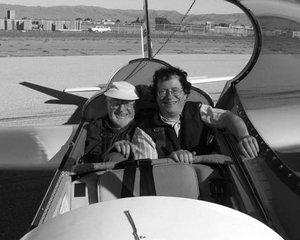
//> input picture cpp_opencv/03_imgproc_module/22_match_template/Template_Matching_Original_Image.jpg, 300 x 240 px
$ ./bounding_boxes_and_circles1 ../22_match_template/Template_Matching_Original_Image.jpg   (built with g++ and OpenCV 4)
//> lines starting //> are read from the running program, lines starting //| are printed output that depends on the picture; after the words box and inside, x2 and y2 are one past the last pixel; in counts of white or black regions, pixels touching at a corner belong together
 #include "opencv2/imgcodecs.hpp"
#include "opencv2/highgui.hpp"
#include "opencv2/imgproc.hpp"
#include <iostream>
using namespace cv;
using namespace std;
Mat src; Mat src_gray;
int thresh = 100;
int max_thresh = 255;
RNG rng(12345);
void thresh_callback(int, void* );
int main( int argc, char** argv )
{
  CommandLineParser parser( argc, argv, "{@input | ../../data/ball.jpg | input image}" );
  src = imread( parser.get<String>( "@input" ), IMREAD_COLOR );
//> src is the input picture: 240 rows x 300 cols, CV_8UC3; min 0, max 255, mean 118.1
  if( src.empty() )
    {
      cout << "Could not open or find the image!\n" << endl;
      cout << "usage: " << argv[0] << " <Input image>" << endl;
      return -1;
    }
  cvtColor( src, src_gray, COLOR_BGR2GRAY );
  blur( src_gray, src_gray, Size(3,3) );
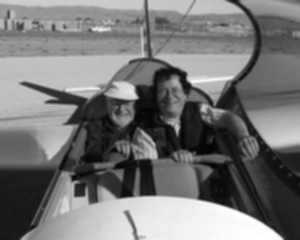
//> src_gray: 240 rows x 300 cols, CV_8UC1; min 4, max 254, mean 118.1
  const char* source_window = "Source";
  namedWindow( source_window, WINDOW_AUTOSIZE );
  imshow( source_window, src );
  createTrackbar( " Threshold:", "Source", &thresh, max_thresh, thresh_callback );
  thresh_callback( 0, 0 );
  waitKey(0);
  return(0);
}
void thresh_callback(int, void* )
{
  Mat threshold_output;
  vector<vector<Point> > contours;
  vector<Vec4i> hierarchy;
	//因为热气球不是纯色的。此处在进行轮廓检测时使用阈值转换而不是边缘检测。
  threshold( src_gray, threshold_output, thresh, 255, THRESH_BINARY );
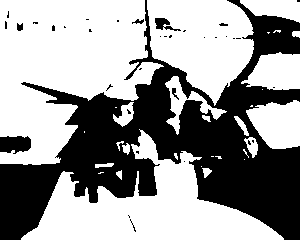
//> threshold_output: 240 rows x 300 cols, CV_8UC1; 60.3% white; 35 black regions (28 under 20 px)
  findContours( threshold_output, contours, hierarchy, RETR_TREE, CHAIN_APPROX_SIMPLE, Point(0, 0) );
//> contours = 69 contours, 45 with area under 20; largest, box (x1, y1, x2, y2) and area: (0, 0, 164, 165) 17466, (21, 129, 284, 240) 11370, (147, 0, 254, 106) 7533, (246, 100, 300, 149) 1873, (241, 52, 300, 90) 1546
  vector<vector<Point> > contours_poly( contours.size() );
//> contours_poly = 69 empty contours
  vector<Rect> boundRect( contours.size() );
  vector<Point2f>center( contours.size() );
  vector<float>radius( contours.size() );
  for( size_t i = 0; i < contours.size(); i++ )
  {
    approxPolyDP( contours[i], contours_poly[i], 3, true );
    boundRect[i] = boundingRect( contours_poly[i] );
    minEnclosingCircle( contours_poly[i], center[i], radius[i] );
  }
//> this loop made 69 passes
//> after the loop, contours_poly = 69 contours, 50 with area under 20; largest, box (x1, y1, x2, y2) and area: (0, 0, 164, 164) 17519, (21, 129, 284, 240) 11150, (147, 0, 254, 106) 7472, (246, 101, 300, 148) 1757, (241, 54, 300, 90) 1554; boundRect = 69 Rects (x, y, width, height), first 8: [98, 172, 6, 2], [116, 170, 6, 10], [202, 168, 10, 10], [201, 166, 1, 1], [95, 163, 19, 5], [244, 159, 1, 1], [215, 156, 7, 3], [211, 156, 1, 1]; center = 69 Points (x, y), first 12: [100.5, 172.5], [119.9, 174.5], [205.7, 171.9], [201, 166], [104, 165], [244, 159], [218, 157], [211, 156], [175.5, 156], [245.5, 153], [126.5, 148.5], [120.4, 145.2]; radius = 69 values, max 131 at index 16, min 0.0001 at index 3, mean 8.97
  Mat drawing = Mat::zeros( threshold_output.size(), CV_8UC3 );
  for( size_t i = 0; i< contours.size(); i++ )
  {
    Scalar color = Scalar( rng.uniform(0, 255), rng.uniform(0,255), rng.uniform(0,255) );
    drawContours( drawing, contours_poly, (int)i, color, 1, 8, vector<Vec4i>(), 0, Point() );
    rectangle( drawing, boundRect[i].tl(), boundRect[i].br(), color, 2, 8, 0 );
    circle( drawing, center[i], (int)radius[i], color, 2, 8, 0 );
  }
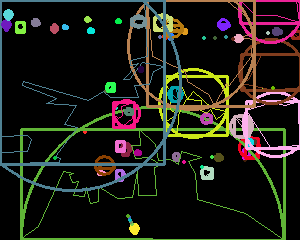
//> drawing: 240 rows x 300 cols, CV_8UC3; mean B, G, R 22.8, 30.1, 31
  namedWindow( "Contours", WINDOW_AUTOSIZE );
  imshow( "Contours", drawing );
}
